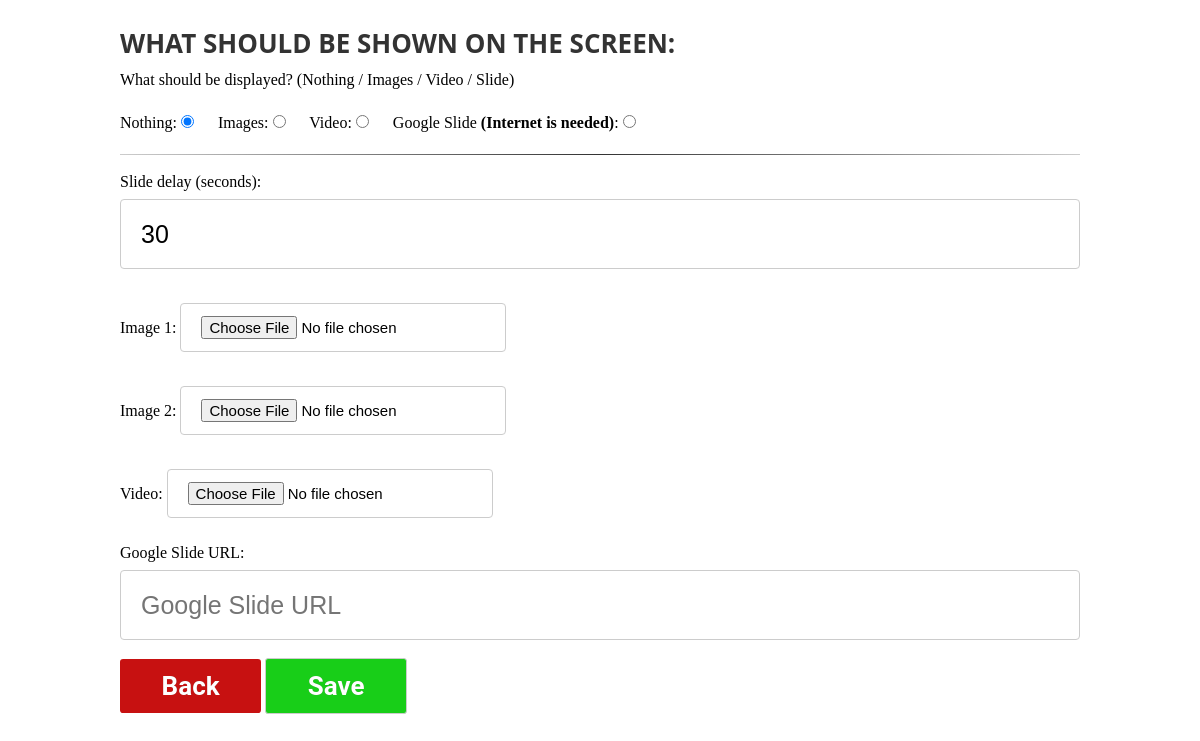
The app's page /images, older data.
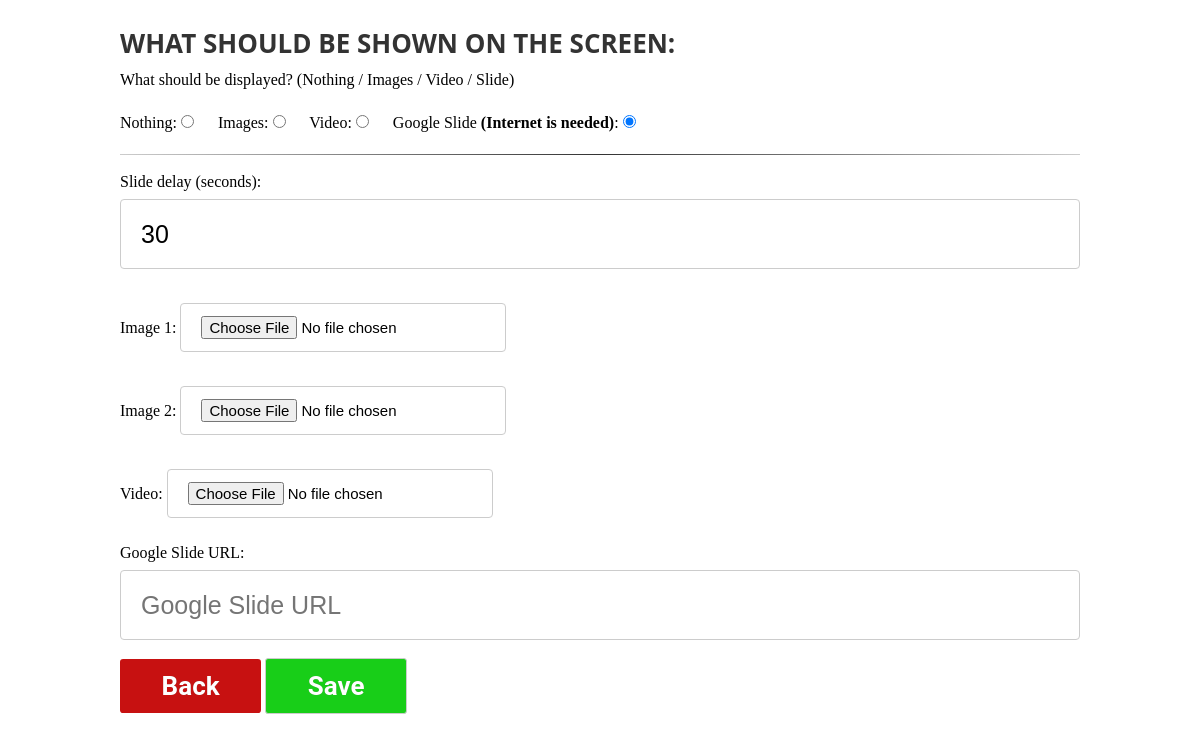
The same page, newer data.
### tables this page shows
CREATE TABLE images (url_1 text, url_2 text, google_slide_url text, video_url text, current_select text, slide_delay text);

### app.py (the view)
@app.route( '/images' )
def images():
    images = get_images()
    try:
        url1 = os.path.join(app.config['UPLOAD_FOLDER'], images["url_1"])
        url2 = os.path.join(app.config['UPLOAD_FOLDER'], images["url_1"])
    except:
        url1 = ""
        url2 = ""
    return render_template( 'images.html', images = images, url1 = url1, url2 = url2)

### help_functions.py (called while the page is built)
def get_images():
    try:
        conn = sqlite3.connect("database.db")
        c = conn.cursor()
        c.execute("""select * from images """)
        values = list(c.fetchone())
        the_key_values = ["url_1", "url_2", "google_slide_url","video_url","current_select","slide_delay"]
        result = dict(zip(the_key_values, values))
        return result
    except Exception as e:
        values = ['', '', '', '', 'images', '30']
        the_key_values = ["url_1", "url_2", "google_slide_url","video_url","current_select","slide_delay"]
        result = dict(zip(the_key_values, values))
        print(e)

### templates/images.html (shortened to what this page needs)
{% extends 'layout/layout.html' %}
{% block content %}
<div class="container_padding">
    <form action="/save/images" method="POST" enctype="multipart/form-data">
        <h1 class="title left">What should be shown on the screen:</h1>
        <span>What should be displayed? (Nothing / Images / Video / Slide)</span><br><br>
        <label for="slide_nothing">Nothing:</label>
        <input style="text-align:left; width: auto; height:auto; margin-right: 20px;" required id="slide_nothing" value="none"  {% if images['current_select'] == 'none'%}checked{% endif%} type="radio" name="slide" >
        <label for="slide_images">Images:</label>
        <input style="text-align:left; width: auto; height:auto;margin-right: 20px;" required id="slide_images" value="images"  {% if images['current_select'] == 'images'%}checked{% endif%}  type="radio" name="slide" >
        <label for="slide_video">Video:</label>
        <input style="text-align:left; width: auto; height:auto;margin-right: 20px;" required id="slide_video" value="video"  {% if images['current_select'] == 'video'%}checked{% endif%}  type="radio" name="slide" >
        <label for="slide_google_slide">Google Slide <span><b>(Internet is needed)</b></span>:</label>
        <input style="text-align:left; width: auto; height:auto;" required id="slide_google_slide" value="google_slide"  {% if images['current_select'] == 'google_slide'%}checked{% endif%}  type="radio" name="slide" >
        <br><br>
        <hr>
        <br>
        <label for="slide_delay">Slide delay (seconds):</label>
        <input type="number" id="isha_iqamah" required  min="1" name="slide_delay" placeholder="Slide delay" value="{{images['slide_delay']}}">
        <br>
        <br>
        {% if images['url_1'] != ''%}
        <label for="image1">Image 1 - {{images['url_1']}}</label>
        <input  style=" display: none;"type="text"  id="image1" name="image1" value="{{images['url_1']}}"> <br>
        <img height="170" width="170" alt="{{images['url_1']}}" src="{{url1}}"><br>
        <a class="back"   href="/delete/file/1">Delete</a>
        {% else %}
        <label for="image1">Image 1:</label>
        <input  style=" font-size:15px; height: auto !important; width: auto !important;"type="file"  accept="image/png, image/jpeg" id="image1"   name="image1" >
        {% endif %}
        <br>
        <br>
        {% if images['url_2'] != ''%}
        <label for="image2">Image 2 - {{images['url_2']}}</label>
        <input  style=" display: none;"type="text"  id="image2" name="image2" value="{{images['url_2']}}"><br>
        <img height="170" width="170" alt="{{images['url_2']}}" src="{{url2}}"><br>
        <a class="back" href="/delete/file/2">Delete</a>
        {% else %}
        <label for="image2">Image 2:</label>
        <input style=" font-size:15px; height: auto !important; width: auto !important;" type="file"  accept="image/png, image/jpeg" id="image2" name="image2" >
        {% endif %}
        <br>
        <br>
        {% if images['video_url'] != ''%}
        <label for="video_url">Video - {{images['video_url']}}</label>
        <input  style=" display: none;"type="text"  id="video_url" name="video_url" value="{{images['video_url']}}"><br>
        <a class="back" href="/delete/file/3">Delete</a>
        {% else %}
        <label for="video">Video:</label>
        <input style=" font-size:15px; height: auto !important; width: auto !important;" type="file" id="video"  accept="video/*" name="video" >
        {% endif %}
        <br>
        <br>
        <label for="google_slide_url">Google Slide URL:</label>
        <input type="text" id="google_slide_url"  name="google_slide_url" placeholder="Google Slide URL" value="{{images['google_slide_url']}}">
        <a class="back" href="/">Back</a>
        <input type="submit" class="save"  value="Save"><br><br><br>
    </form>
</div>
{% endblock %}

Row changes from the older to the newer data that the page shows:
changed images "☐ Images:": current_select "☑ Nothing:" → "☐ Nothing:"; current_select "☐ Google Slide (Internet is need" → "☑ Google Slide (Internet is need"
